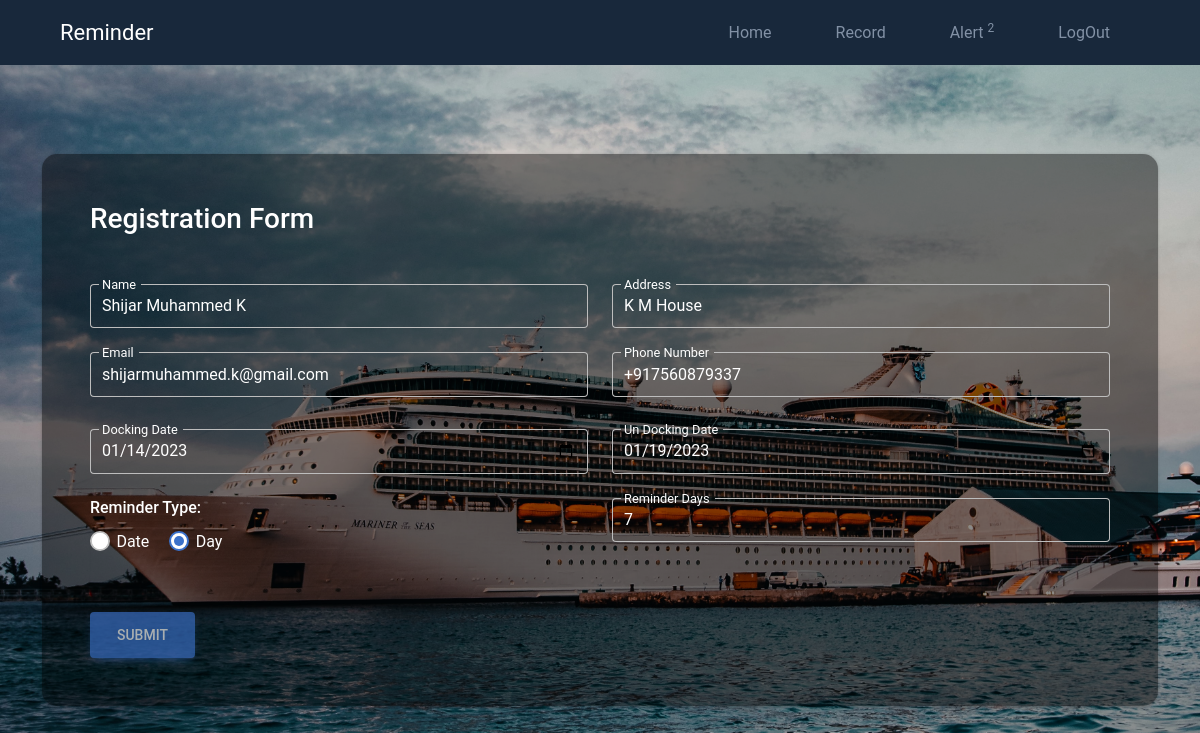
Screenshot of /editRecord3 with the database file from the repository.
### alertSystem/models.py (models this page shows, shortened)
class ship_details(models.Model):
    name = models.CharField(max_length=25)
    address = models.CharField(max_length=100)
    email = models.EmailField(max_length=25)
    phone = models.CharField(max_length=15)
    docking_date = models.DateField()
    undocking_date = models.DateField()
    reminder_type = models.CharField(max_length=10)
    reminder_date = models.DateField()
    reminder_days = models.IntegerField()
    status = models.CharField(max_length=25, null=True, blank=True)

### alertSystem/views.py (the view)
# urls.py: path('editRecord<id>', views.editRecord, name='editRecord'),
def editRecord(request, id):
    count = get_alert_items()
    data = ship_details.objects.get(id=id)
    if request.method == 'POST':
        data.name = request.POST['name']
        data.address = request.POST['address']
        data.email = request.POST['email']
        data.phone = request.POST['phone']
        data.docking_date = request.POST['dockingDate']
        data.undocking_date = request.POST['undockingDate']
        data.reminder_type = request.POST['reminderType']
        data.status = ''
        reminder_date = request.POST['reminderDate']
        reminder_days = request.POST['reminderDays']
        if reminder_date != '':
            data.reminder_date = reminder_date
            data.reminder_days = (datetime.strptime(data.undocking_date, "%Y-%m-%d") - datetime.strptime(reminder_date, "%Y-%m-%d")).days
        if reminder_days != '':
            data.reminder_days = int(reminder_days)
            data.reminder_date = (datetime.strptime(data.undocking_date, "%Y-%m-%d") - timedelta(days=int(reminder_days))).date()
        data.save()
        return redirect('view')
    else:
        return render(request, 'Operations/editRecord.html', {'data': data, 'count': count})

### alertSystem/views.py (called while the page is built)
def get_alert_items():
    data = ship_details.objects.filter(reminder_date__lte=datetime.now().date())
    count = 0
    for i in data:
        if i.status != 'success':
            count += 1
    return count

### template/Operations/editRecord.html (shortened to what this page needs)
<!DOCTYPE html>
{% load static %}
<html lang="en">
<head>
    <link rel="stylesheet" href="https://cdnjs.cloudflare.com/ajax/libs/mdb-ui-kit/6.1.0/mdb.min.css"
 />
    <link rel="stylesheet" href="{% static 'css/navbar.css' %}">
</head>
<body background="{% static 'images/homeBg.jpg' %}" style="background-size: cover; background-position: center;">
    {% include "Operations/navbar.html" %}
    <section class="vh-100 gradient-custom">
        <div class="container py-5 h-100" style="position: relative; top: 30px;">
            <div class="row justify-content-center align-items-center h-100" style="color: white;">
                <div class="col-12 col-lg-9 col-xl-7" style="width: 100%;">
                    <div class="card shadow-2-strong card-registration" style="border-radius: 15px; background: #00000070;">
                        <div class="card-body p-4 p-md-5">
                            <h3 class="mb-4 pb-2 pb-md-0 mb-md-5">Registration Form</h3>
                            <form name="registerForm" method="post">
                                <div class="row">
                                    <div class="col-md-6 mb-4">
                                        <div class="form-outline">
                                            <input type="text" name="name" value="{{data.name}}" class="form-control form-control-lg" />
                                            <label class="form-label" for="name">Name</label>
                                        </div>
                                    </div>
                                    <div class="col-md-6 mb-4">
                                        <div class="form-outline">
                                            <input type="text" name="address" value="{{data.address}}" class="form-control form-control-lg" />
                                            <label class="form-label" for="address">Address</label>
                                        </div>
                                    </div>
                                </div>
                                <div class="row">
                                    <div class="col-md-6 mb-4 pb-2">
                                        <div class="form-outline">
                                            <input type="email" name="email" value="{{data.email}}"
                                                class="form-control form-control-lg" />
                                            <label class="form-label" for="email">Email</label>
                                        </div>
                                    </div>
                                    <div class="col-md-6 mb-4 pb-2">
                                        <div class="form-outline">
                                            <input type="tel" name="phone" value="{{data.phone}}" class="form-control form-control-lg" />
                                            <label class="form-label" for="phone">Phone Number</label>
                                        </div>
                                    </div>
                                </div>
                                <div class="row">
                                    <div class="col-md-6 mb-4 d-flex align-items-center">
                                        <div class="form-outline datepicker w-100">
                                            <input type="date" name="dockingDate" value="{{data.docking_date|date:"Y-m-d"}}"
                                                class="form-control form-control-lg" id="dockingDate" />
                                            <label for="dockingDate" class="form-label">Docking Date</label>
                                        </div>
                                    </div>
                                    <div class="col-md-6 mb-4 d-flex align-items-center">
                                        <div class="form-outline datepicker w-100">
                                            <input type="date" value="{{data.undocking_date|date:"Y-m-d"}}" name="undockingDate"
                                                class="form-control form-control-lg" id="undockingDate" />
                                            <label for="undockingDate" class="form-label">Un Docking Date</label>
                                        </div>
                                    </div>
                                </div>
                                <div class="row">
                                    <div class="col-md-6 mb-4">
                                        <h6 class="mb-2 pb-1">Reminder Type: </h6>
                                        <div class="form-check form-check-inline">
                                            <input class="form-check-input" type="radio" name="reminderType"
                                                id="date" value="date"{% if data.reminder_type == 'date' %}checked {% endif %} />
                                            <label class="form-check-label" for="date">Date</label>
                                        </div>
                                        <div class="form-check form-check-inline">
                                            <input class="form-check-input" type="radio" name="reminderType"
                                                id="day" value="day" {% if data.reminder_type == 'day' %}checked {% endif %}/>
                                            <label class="form-check-label" for="day">Day</label>
                                        </div>
                                    </div>
                                    <div class="col-md-6 mb-4 pb-2" id="daysType">
                                        <div class="form-outline">
                                            <input type="tel" value="{{data.reminder_days}}" name="reminderDays" class="form-control form-control-lg" />
                                            <label class="form-label" for="reminderDays">Reminder Days</label>
                                        </div>
                                    </div>
                                </div>
                                <div class="mt-4 pt-2">
                                    <button class="btn btn-primary btn-lg" type="submit" id="registerBtn" disabled>Submit</button>
                                </div>
                            </form>
                        </div>
                    </div>
                </div>
            </div>
        </div>
    </section>
    </body>
</html>

### template/Operations/editRecord.html (style rules this page uses)
.form-outline .form-control.form-control-lg~.form-label { color: white; }
.form-outline .form-control.form-control-lg { color: white; }

### rows the page displays
ship_details: name "Shijar Muhammed K", address "K M House", email "shijarmuhammed.k@gmail.com", phone "+917560879337", dockingDate "01/14/2023", undockingDate "01/19/2023", reminder_type "☐ Date", reminder_type "☑ Day", reminderDays "7"

### other values shown
{{ count }} "2"
